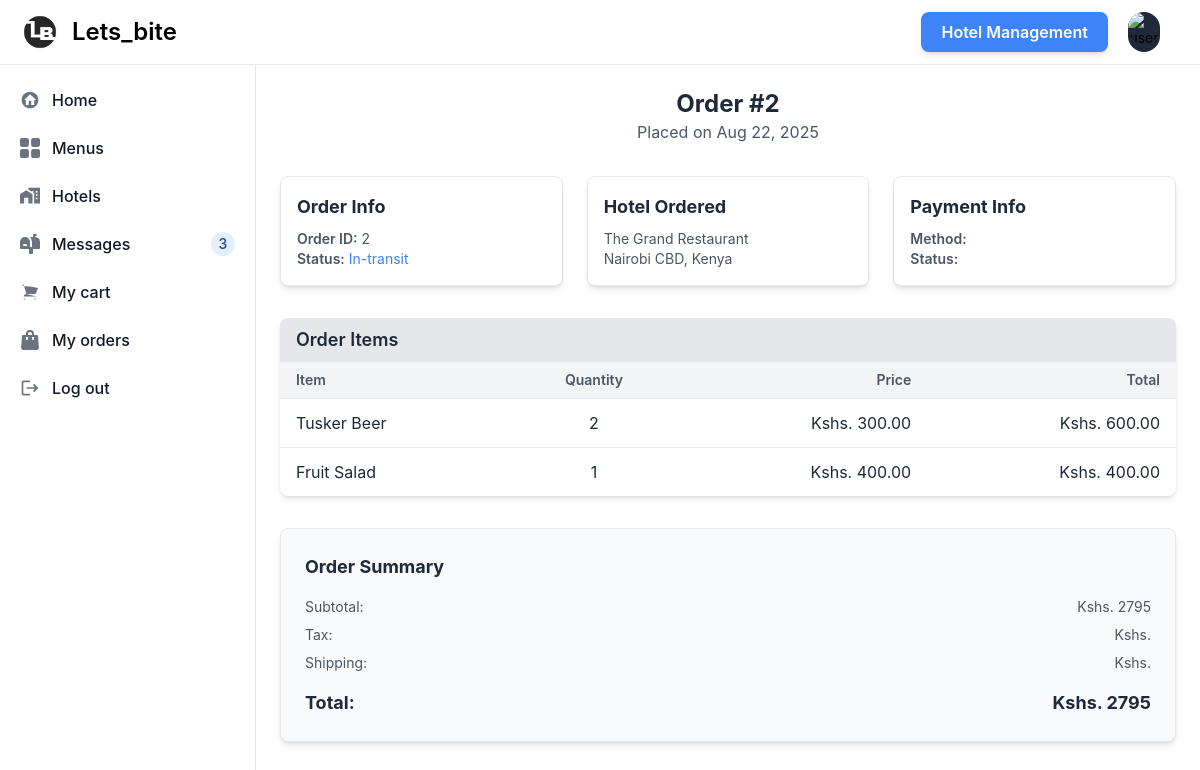
The page /order-details/2 (signed in) on the database its author committed.
### hotel/models.py (models this page shows, shortened)
class Order(models.Model):
    class Status(models.TextChoices):
        Packing = 'Packing',
        InTransit = 'In-transit',
        Delivered = 'Delivered',
        Cancelled = 'Cancelled',
    user = models.ForeignKey(CustomUser, on_delete=models.CASCADE)
    hotel = models.ForeignKey(Hotel,on_delete=models.DO_NOTHING)
    created_at = models.DateTimeField(auto_now_add=True)
    updated_at = models.DateTimeField(auto_now=True)
    cost = models.IntegerField( default=0)
    status = models.CharField(max_length=50, choices=Status.choices, default= Status.Packing)

class Hotel(models.Model):
    owner = models.ForeignKey(CustomUser,on_delete=models.CASCADE)
    name = models.CharField(max_length=200)
    location = models.CharField(max_length=200)
    phone = models.CharField(max_length=200)
    email = models.EmailField()
    hotel_image = models.ImageField(upload_to='hotels/', default='hotel_default.png')
    created_at = models.DateTimeField(auto_now_add=True)
    updated_at = models.DateTimeField(auto_now=True)

class OrderItem(models.Model):
    order = models.ForeignKey(Order, related_name="items", on_delete=models.CASCADE)
    menu_item = models.ForeignKey(Menu, on_delete=models.CASCADE)
    quantity = models.PositiveIntegerField()
    price = models.DecimalField(max_digits=10, decimal_places=2)
    def get_total(self):
        return self.quantity * self.price

class Menu(models.Model):
    class Category(models.TextChoices):
        Starter = 'Starter',
        Main_Course = 'Main Course',
        Dessert = 'Dessert',
        Beverage = 'Beverage',
    hotel = models.ForeignKey(Hotel,on_delete=models.CASCADE)
    title = models.CharField(max_length=200)
    description = models.TextField()
    menu_image = models.ImageField(upload_to='menu', default='hotel_default.png')
    price = models.IntegerField()
    category = models.CharField(max_length=50,choices=Category.choices, default=Category.Main_Course)
    availability = models.BooleanField(default=True)
    created_at = models.DateTimeField(auto_now_add=True)
    updated_at = models.DateTimeField(auto_now=True)

### home/views.py (the view)
# urls.py: path('order-details/<int:order_id>', order_details, name='order-details'),
def order_details(request,order_id):
    order = Order.objects.get(id= order_id)
    context = {
        'order':order
    }
    return render(request,'home/order-details.html', context)

### home/templates/home/order-details.html (shortened to what this page needs)
{% extends 'home/base.html' %}
{% load static %}
{% block content %}
<div class="container mx-auto px-4 py-6">
    <div class="text-center mb-8">
        <h1 class="text-2xl font-bold text-gray-800">Order #{{ order.id }}</h1>
        <p class="text-gray-600">Placed on {{ order.created_at | date:"M d, Y" }}</p>
    </div>
    <div class="grid grid-cols-1 md:grid-cols-3 gap-6 mb-8">
        <div class="bg-white p-4 rounded-lg shadow-md border">
            <h2 class="text-lg font-bold text-gray-800 mb-2">Order Info</h2>
            <p class="text-sm text-gray-600"><span class="font-semibold">Order ID:</span> {{ order.id }}</p>
            <p class="text-sm text-gray-600"><span class="font-semibold">Status:</span> <span class="text-blue-500">{{ order.status }}</span></p>
        </div>
        <div class="bg-white p-4 rounded-lg shadow-md border">
            <h2 class="text-lg font-bold text-gray-800 mb-2">Hotel Ordered</h2>
            <p class="text-sm text-gray-600">{{ order.hotel.name }}</p>
            <p class="text-sm text-gray-600">{{ order.hotel.location }}</p>
        </div>
        <div class="bg-white p-4 rounded-lg shadow-md border">
            <h2 class="text-lg font-bold text-gray-800 mb-2">Payment Info</h2>
            <p class="text-sm text-gray-600"><span class="font-semibold">Method:</span> {{ order.payment_method }}</p>
            <p class="text-sm text-gray-600"><span class="font-semibold">Status:</span> </p>
        </div>
    </div>
    <div class="bg-white shadow-md rounded-lg overflow-hidden mb-8">
        <h2 class="bg-gray-200 text-gray-800 text-lg font-semibold px-4 py-2">Order Items</h2>
        <table class="w-full table-auto border-collapse">
            <thead class="bg-gray-100">
                <tr>
                    <th class="text-left px-4 py-2 text-sm font-semibold text-gray-600">Item</th>
                    <th class="text-center px-4 py-2 text-sm font-semibold text-gray-600">Quantity</th>
                    <th class="text-right px-4 py-2 text-sm font-semibold text-gray-600">Price</th>
                    <th class="text-right px-4 py-2 text-sm font-semibold text-gray-600">Total</th>
                </tr>
            </thead>
            <tbody>
                {% for item in order.items.all %}
                <tr class="border-t">
                    <td class="px-4 py-3 text-gray-800">{{ item.menu_item.title }}</td>
                    <td class="px-4 py-3 text-center text-gray-800">{{ item.quantity }}</td>
                    <td class="px-4 py-3 text-right text-gray-800">Kshs. {{ item.price }}</td>
                    <td class="px-4 py-3 text-right text-gray-800">Kshs. {{ item.get_total }}</td>
                </tr>
                {% endfor %}
            </tbody>
        </table>
    </div>
    <div class="bg-gray-50 p-6 rounded-lg shadow-md border">
        <h2 class="text-lg font-bold text-gray-800 mb-4">Order Summary</h2>
        <div class="flex justify-between text-sm text-gray-600 mb-2">
            <span>Subtotal:</span>
            <span>Kshs. {{ order.cost }}</span>
        </div>
        <div class="flex justify-between text-sm text-gray-600 mb-2">
            <span>Tax:</span>
            <span>Kshs. {{ order.tax }}</span>
        </div>
        <div class="flex justify-between text-sm text-gray-600 mb-4">
            <span>Shipping:</span>
            <span>Kshs. {{ order.shipping_cost }}</span>
        </div>
        <div class="flex justify-between text-lg font-bold text-gray-800">
            <span>Total:</span>
            <span>Kshs. {{ order.cost }}</span>
        </div>
    </div>
</div>
{% endblock content %}

### rows shown on the page
Order: id "2", created_at "Aug 22, 2025", status "In-transit", hotel.name "The Grand Restaurant", hotel.location "Nairobi CBD, Kenya", cost "2795"
OrderItem: menu_item "Tusker Beer", quantity "2", price "300.00", get_total "600.00"
OrderItem: menu_item "Fruit Salad", quantity "1", price "400.00", get_total "400.00"
